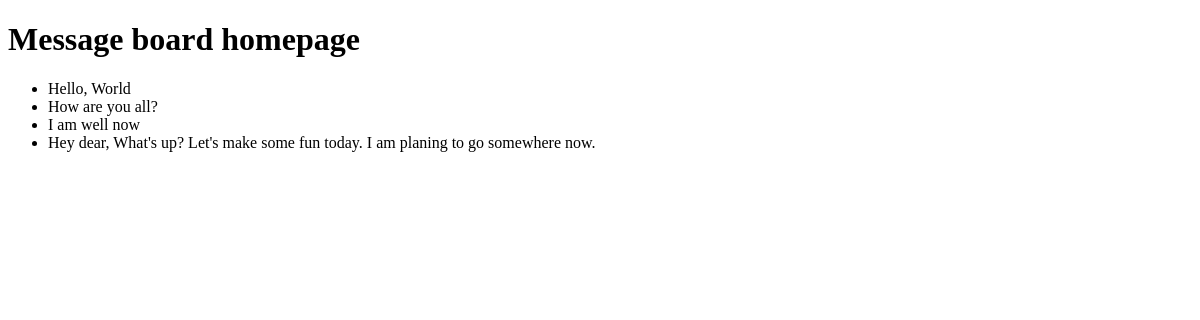
Before: / with the older database file.
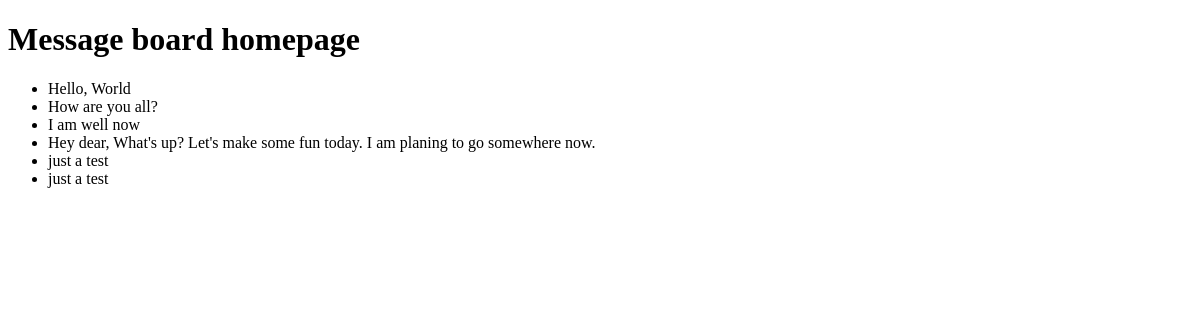
After: the same page with the newer database file.
### posts/models.py (models this page shows, shortened)
class Post(models.Model):
    text = models.TextField()

### posts/views.py (the view)
# urls.py: path('', HomePageView.as_view(), name='home'),
class HomePageView(ListView):
    model = Post
    template_name = 'home.html'
    context_object_name = 'all_posts_list' #new

### templates/home.html (shortened to what this page needs)
<!DOCTYPE html>
<html lang="en">
<head>
</head>
<body>
    <h1>Message board homepage</h1>
    <ul>
        {% for post in all_posts_list %}
            <li>{{ post.text }}</li>
        {% endfor %}
    </ul>
</body>
</html>

Changed rows visible on the page:
added Post: text "just a test"
added Post: text "just a test"
